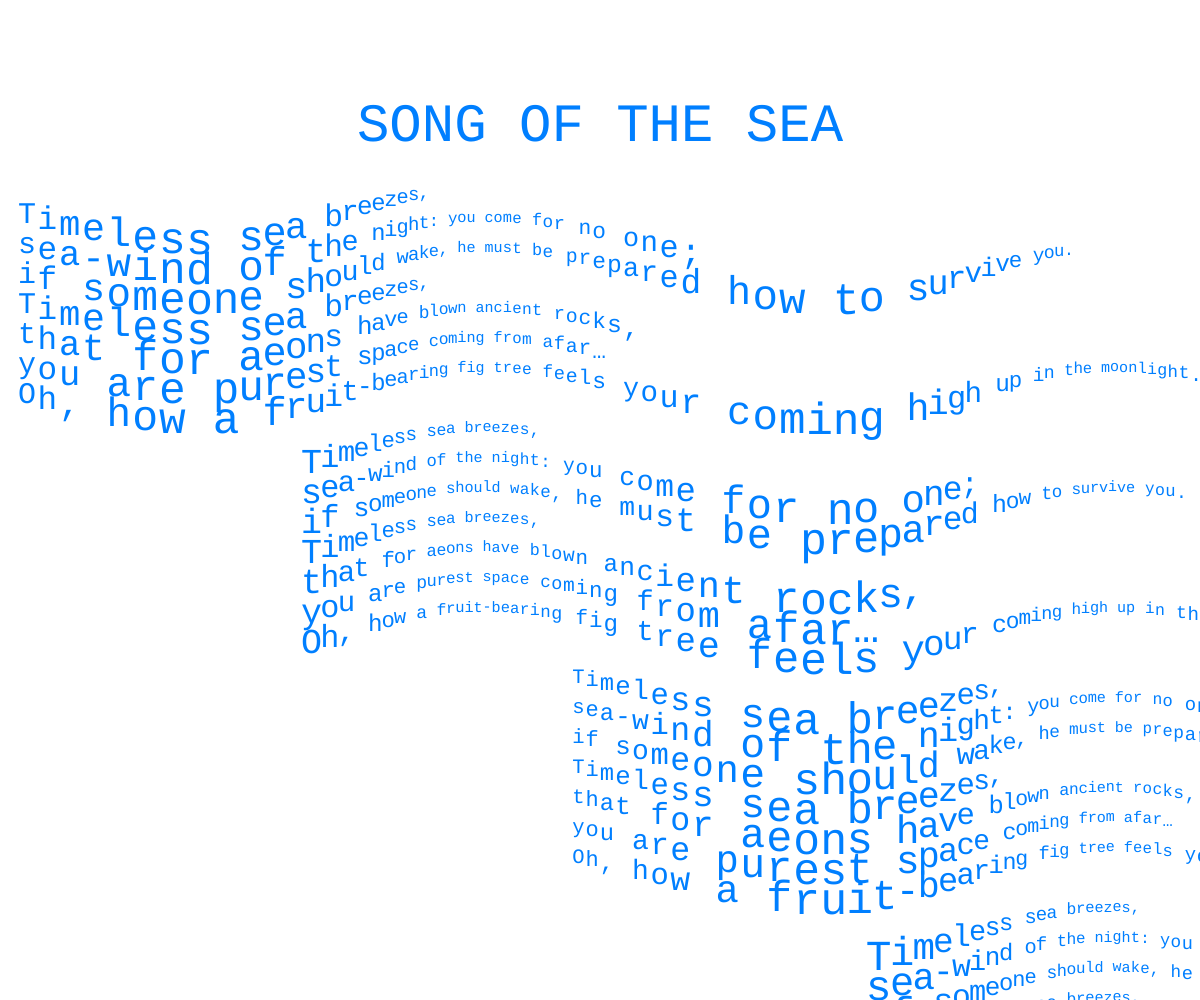
Frame 1 (no input)
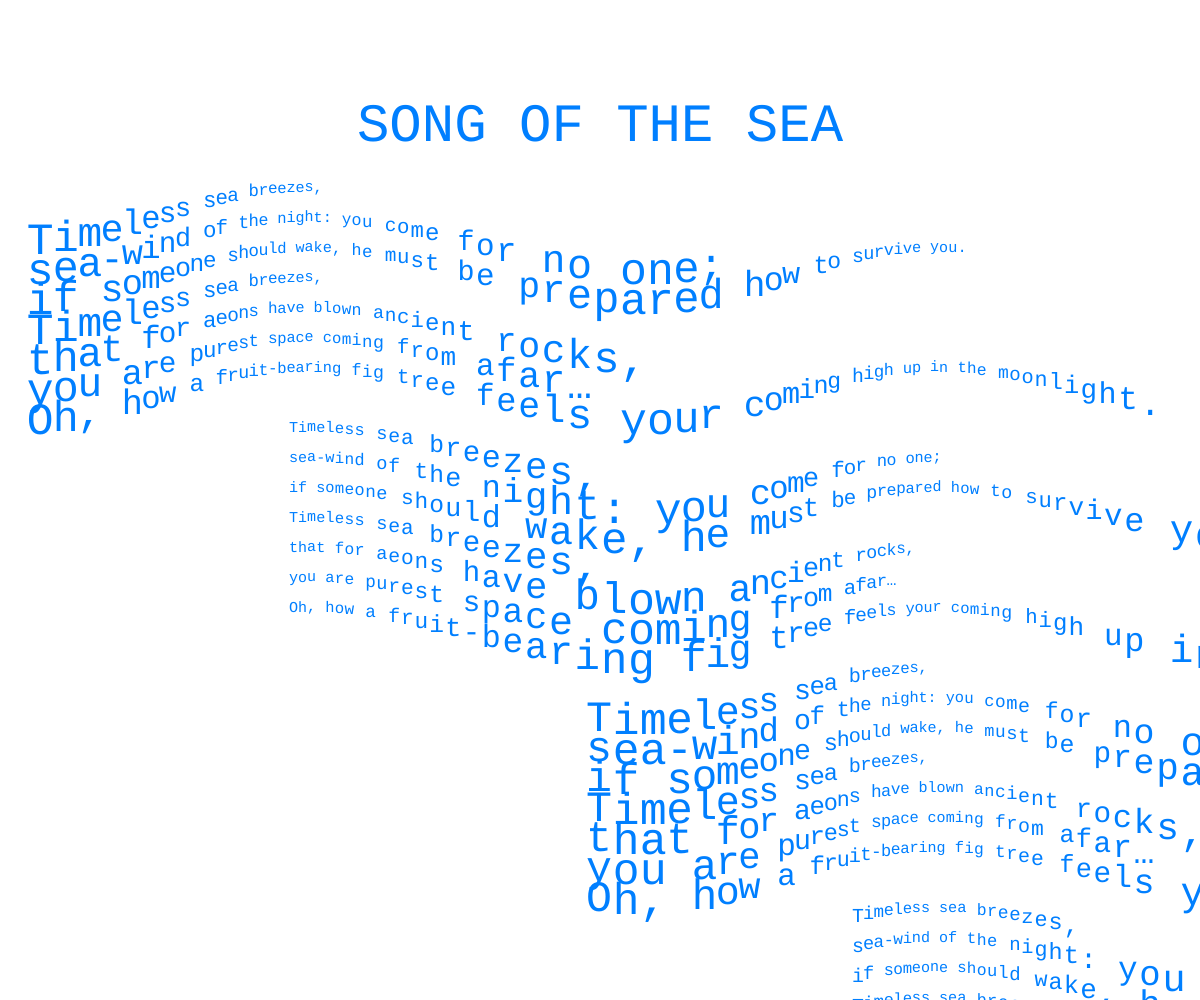
Frame 60 (no input)
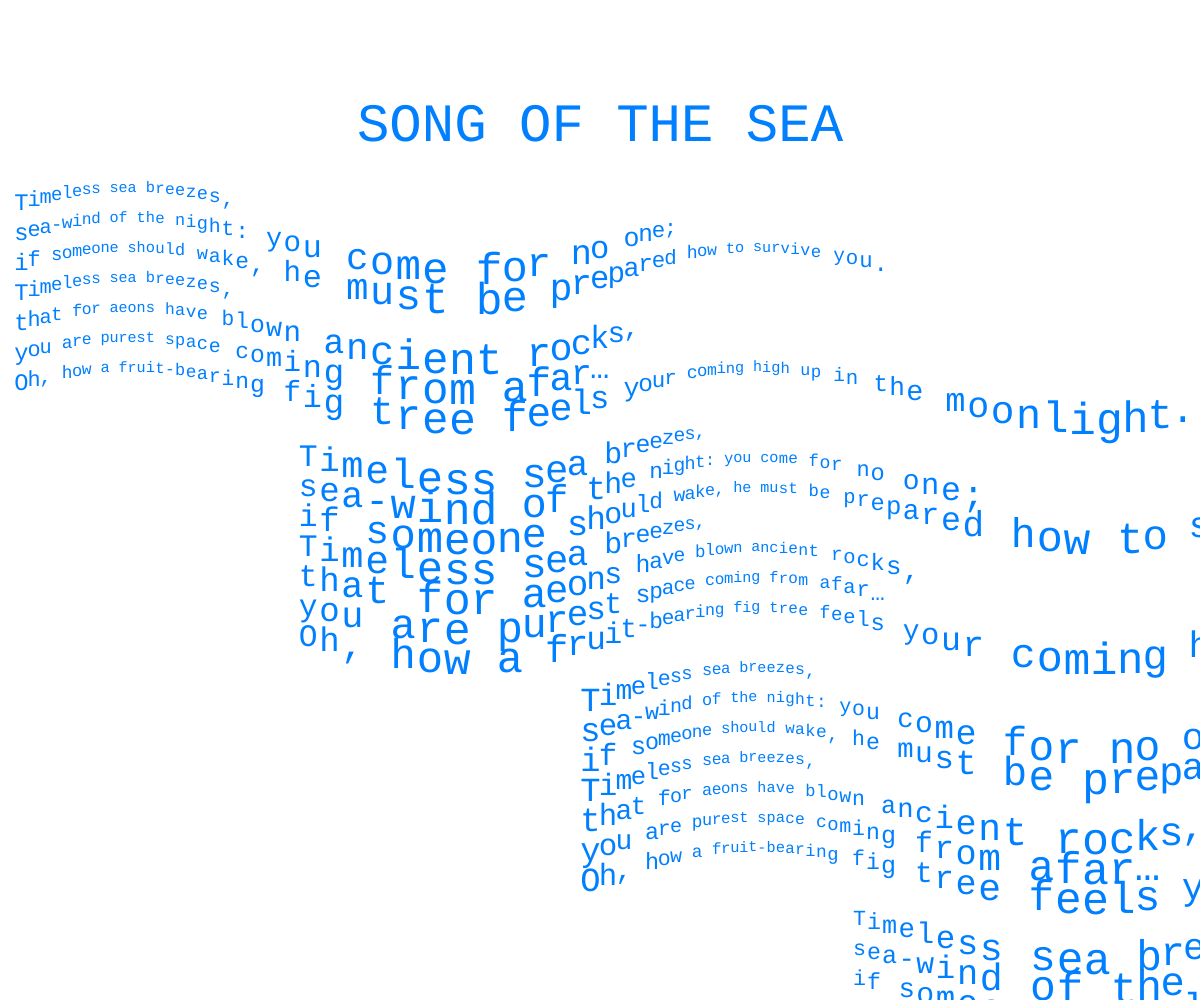
Frame 120 (the mouse pressed at the canvas centre since frame 60)

The p5.js sketch that drew these frames (run headless with seeded random() and noise() and a simulated clock; from frame 60 on, the mouse is pressed at the canvas centre):

// p5.js sketch
// ── sketch.js
// define variables and array for texts
let title = "SONG OF THE SEA";
let txt = [
  "Timeless sea breezes,",
  "sea-wind of the night: you come for no one;",
  "if someone should wake, he must be prepared how to survive you.",
  "Timeless sea breezes,",
  "that for aeons have blown ancient rocks,",
  "you are purest space coming from afar…",
  "Oh, how a fruit-bearing fig tree feels your coming high up in the moonlight."
];
let yOffset = 0; // set offset to zero for the wave animation
let currentLine; // Define a variable for the current line of text

function setup() {
  createCanvas(windowWidth, windowHeight);
  textFont("monospace");
  textAlign(LEFT, TOP);
  fill(0, 127, 255);
}

// Set function for the text part of the poem (see readme)
function wave(startX, startY) {//(startX, startY) is the starting point of the text
  let x = startX; // set x to the starting point
  for (let i = 0; i < currentLine.length; i++) {//because this effect should be happenning to each of the letters, so when i is smaller than the number of letters, it should ++
    let waveValue = sin(yOffset + x * 0.01); // see readme
    let y = startY + waveValue * 20; //because waveValue is a sin(x) which is between 1 and -1, we must make it bigger to make the wave bigger
    // creating the letter size changing effect
    let sizeLetter = map(waveValue, -1, 1, 0.5, 1.5); // using map to map the value, waveValue, from -1 to 1 to 0.5, 1.5, means 50% or 150% of the original size
    textSize(30 * sizeLetter); // size of the letter will keep changing from 15 to 45
    x += textWidth(currentLine[i]); // move right for each letter
    text(currentLine[i], x, y); // draw text
  }
}

function draw() {
  background(255);

  textSize(54); // this is the text size for the title
  text(title, width / 2 - textWidth(title) / 2, 100); // draw title

  let waveSpacing = 30; // set the vertical distance between each line

  let xPosition = 0; // start from x position =0
  for (let yPosition = height * 1 / 5; yPosition < height; yPosition += waveSpacing, xPosition += 280) {//draw a for loop to repeat the poem untill the end of the screen, also move right a bit for every repeat
    for (let i = 0; i < txt.length; i++) {
      currentLine = txt[i]; // Set the current line to the text from the array
      wave(xPosition, yPosition); // draw our wavey text
      yPosition += waveSpacing; // move down for every line of text
    }
  }

  yOffset += 0.03; // I feel like the speed of wave looks the best when it is 0.03
}
